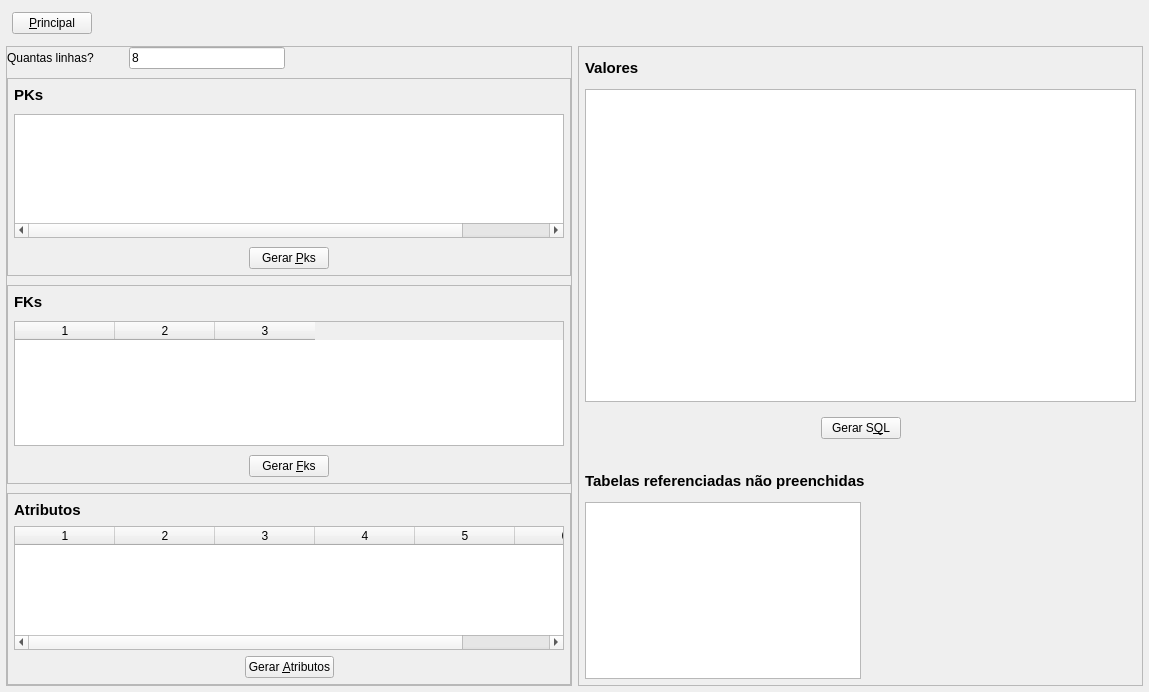
<?xml version="1.0" encoding="UTF-8"?>
<ui version="4.0">
 <class>TableInsertGenerator</class>
 <widget class="QMainWindow" name="TableInsertGenerator">
  <property name="geometry">
   <rect>
    <x>0</x>
    <y>0</y>
    <width>1149</width>
    <height>692</height>
   </rect>
  </property>
  <property name="windowTitle">
   <string>Gerador de 'insert'</string>
  </property>
  <property name="windowIcon">
   <iconset resource="../../resources/capemisa.qrc">
    <normaloff>:/capemisa_pequeno.png</normaloff>:/capemisa_pequeno.png</iconset>
  </property>
  <widget class="QWidget" name="centralwidget">
   <layout class="QVBoxLayout" name="verticalLayout_5">
    <property name="leftMargin">
     <number>6</number>
    </property>
    <property name="topMargin">
     <number>6</number>
    </property>
    <property name="rightMargin">
     <number>6</number>
    </property>
    <property name="bottomMargin">
     <number>6</number>
    </property>
    <item>
     <widget class="QFrame" name="fraMain">
      <property name="frameShape">
       <enum>QFrame::NoFrame</enum>
      </property>
      <property name="frameShadow">
       <enum>QFrame::Raised</enum>
      </property>
      <layout class="QHBoxLayout" name="horizontalLayout_9">
       <property name="leftMargin">
        <number>6</number>
       </property>
       <property name="topMargin">
        <number>6</number>
       </property>
       <property name="rightMargin">
        <number>6</number>
       </property>
       <property name="bottomMargin">
        <number>6</number>
       </property>
       <item>
        <widget class="QPushButton" name="btnMain">
         <property name="text">
          <string>&amp;Principal</string>
         </property>
        </widget>
       </item>
       <item>
        <spacer name="horizontalSpacer_13">
         <property name="orientation">
          <enum>Qt::Horizontal</enum>
         </property>
         <property name="sizeHint" stdset="0">
          <size>
           <width>1036</width>
           <height>20</height>
          </size>
         </property>
        </spacer>
       </item>
      </layout>
     </widget>
    </item>
    <item>
     <layout class="QHBoxLayout" name="horizontalLayout_3">
      <item>
       <widget class="QFrame" name="fraDefinitons">
        <property name="frameShape">
         <enum>QFrame::StyledPanel</enum>
        </property>
        <property name="frameShadow">
         <enum>QFrame::Raised</enum>
        </property>
        <layout class="QVBoxLayout" name="verticalLayout_4">
         <property name="spacing">
          <number>9</number>
         </property>
         <property name="leftMargin">
          <number>0</number>
         </property>
         <property name="topMargin">
          <number>0</number>
         </property>
         <property name="rightMargin">
          <number>0</number>
         </property>
         <property name="bottomMargin">
          <number>0</number>
         </property>
         <item>
          <layout class="QHBoxLayout" name="horizontalLayout" stretch="10,5,30,55">
           <item>
            <widget class="QLabel" name="lblAmountOfLines">
             <property name="text">
              <string>Quantas linhas?</string>
             </property>
            </widget>
           </item>
           <item>
            <spacer name="horizontalSpacer_8">
             <property name="orientation">
              <enum>Qt::Horizontal</enum>
             </property>
             <property name="sizeHint" stdset="0">
              <size>
               <width>40</width>
               <height>20</height>
              </size>
             </property>
            </spacer>
           </item>
           <item>
            <widget class="QLineEdit" name="txtAmountOfLines">
             <property name="text">
              <string>8</string>
             </property>
             <property name="maxLength">
              <number>2</number>
             </property>
            </widget>
           </item>
           <item>
            <spacer name="horizontalSpacer_3">
             <property name="orientation">
              <enum>Qt::Horizontal</enum>
             </property>
             <property name="sizeHint" stdset="0">
              <size>
               <width>40</width>
               <height>20</height>
              </size>
             </property>
            </spacer>
           </item>
          </layout>
         </item>
         <item>
          <widget class="QFrame" name="fraPks">
           <property name="frameShape">
            <enum>QFrame::StyledPanel</enum>
           </property>
           <property name="frameShadow">
            <enum>QFrame::Raised</enum>
           </property>
           <layout class="QVBoxLayout" name="verticalLayout" stretch="10,75,15">
            <property name="spacing">
             <number>9</number>
            </property>
            <property name="leftMargin">
             <number>6</number>
            </property>
            <property name="topMargin">
             <number>6</number>
            </property>
            <property name="rightMargin">
             <number>6</number>
            </property>
            <property name="bottomMargin">
             <number>6</number>
            </property>
            <item>
             <layout class="QHBoxLayout" name="horizontalLayout_2">
              <item>
               <widget class="QLabel" name="lbPks">
                <property name="font">
                 <font>
                  <pointsize>11</pointsize>
                  <weight>75</weight>
                  <bold>true</bold>
                 </font>
                </property>
                <property name="text">
                 <string>PKs</string>
                </property>
               </widget>
              </item>
              <item>
               <spacer name="horizontalSpacer">
                <property name="orientation">
                 <enum>Qt::Horizontal</enum>
                </property>
                <property name="sizeHint" stdset="0">
                 <size>
                  <width>40</width>
                  <height>20</height>
                 </size>
                </property>
               </spacer>
              </item>
             </layout>
            </item>
            <item>
             <widget class="QTableWidget" name="tblPks">
              <property name="editTriggers">
               <set>QAbstractItemView::NoEditTriggers</set>
              </property>
              <property name="rowCount">
               <number>0</number>
              </property>
              <property name="columnCount">
               <number>6</number>
              </property>
              <attribute name="horizontalHeaderVisible">
               <bool>false</bool>
              </attribute>
              <attribute name="verticalHeaderVisible">
               <bool>false</bool>
              </attribute>
              <column/>
              <column/>
              <column/>
              <column/>
              <column/>
              <column/>
             </widget>
            </item>
            <item>
             <layout class="QHBoxLayout" name="horizontalLayout_5">
              <item>
               <spacer name="horizontalSpacer_4">
                <property name="orientation">
                 <enum>Qt::Horizontal</enum>
                </property>
                <property name="sizeHint" stdset="0">
                 <size>
                  <width>40</width>
                  <height>20</height>
                 </size>
                </property>
               </spacer>
              </item>
              <item>
               <widget class="QPushButton" name="btnGenPks">
                <property name="text">
                 <string>Gerar &amp;Pks</string>
                </property>
               </widget>
              </item>
              <item>
               <spacer name="horizontalSpacer_5">
                <property name="orientation">
                 <enum>Qt::Horizontal</enum>
                </property>
                <property name="sizeHint" stdset="0">
                 <size>
                  <width>40</width>
                  <height>20</height>
                 </size>
                </property>
               </spacer>
              </item>
             </layout>
            </item>
           </layout>
          </widget>
         </item>
         <item>
          <widget class="QFrame" name="fraFks">
           <property name="frameShape">
            <enum>QFrame::StyledPanel</enum>
           </property>
           <property name="frameShadow">
            <enum>QFrame::Raised</enum>
           </property>
           <layout class="QVBoxLayout" name="verticalLayout_2" stretch="10,75,15">
            <property name="spacing">
             <number>9</number>
            </property>
            <property name="leftMargin">
             <number>6</number>
            </property>
            <property name="topMargin">
             <number>6</number>
            </property>
            <property name="rightMargin">
             <number>6</number>
            </property>
            <property name="bottomMargin">
             <number>6</number>
            </property>
            <item>
             <layout class="QHBoxLayout" name="horizontalLayout_7">
              <item>
               <widget class="QLabel" name="lblFks">
                <property name="font">
                 <font>
                  <pointsize>11</pointsize>
                  <weight>75</weight>
                  <bold>true</bold>
                 </font>
                </property>
                <property name="text">
                 <string>FKs</string>
                </property>
               </widget>
              </item>
              <item>
               <spacer name="horizontalSpacer_10">
                <property name="orientation">
                 <enum>Qt::Horizontal</enum>
                </property>
                <property name="sizeHint" stdset="0">
                 <size>
                  <width>40</width>
                  <height>20</height>
                 </size>
                </property>
               </spacer>
              </item>
             </layout>
            </item>
            <item>
             <widget class="QTableWidget" name="tblFks">
              <property name="columnCount">
               <number>3</number>
              </property>
              <attribute name="verticalHeaderVisible">
               <bool>false</bool>
              </attribute>
              <column/>
              <column/>
              <column/>
             </widget>
            </item>
            <item>
             <layout class="QHBoxLayout" name="horizontalLayout_8">
              <item>
               <spacer name="horizontalSpacer_11">
                <property name="orientation">
                 <enum>Qt::Horizontal</enum>
                </property>
                <property name="sizeHint" stdset="0">
                 <size>
                  <width>40</width>
                  <height>20</height>
                 </size>
                </property>
               </spacer>
              </item>
              <item>
               <widget class="QPushButton" name="btnGenFks">
                <property name="text">
                 <string>Gerar &amp;Fks</string>
                </property>
               </widget>
              </item>
              <item>
               <spacer name="horizontalSpacer_12">
                <property name="orientation">
                 <enum>Qt::Horizontal</enum>
                </property>
                <property name="sizeHint" stdset="0">
                 <size>
                  <width>40</width>
                  <height>20</height>
                 </size>
                </property>
               </spacer>
              </item>
             </layout>
            </item>
           </layout>
          </widget>
         </item>
         <item>
          <widget class="QFrame" name="fraAttrs">
           <property name="frameShape">
            <enum>QFrame::StyledPanel</enum>
           </property>
           <property name="frameShadow">
            <enum>QFrame::Raised</enum>
           </property>
           <layout class="QVBoxLayout" name="verticalLayout_6" stretch="1,8,1">
            <property name="leftMargin">
             <number>6</number>
            </property>
            <property name="topMargin">
             <number>6</number>
            </property>
            <property name="rightMargin">
             <number>6</number>
            </property>
            <property name="bottomMargin">
             <number>6</number>
            </property>
            <item>
             <layout class="QHBoxLayout" name="horizontalLayout_12">
              <item>
               <widget class="QLabel" name="lblAttrs">
                <property name="font">
                 <font>
                  <pointsize>11</pointsize>
                  <weight>75</weight>
                  <bold>true</bold>
                 </font>
                </property>
                <property name="text">
                 <string>Atributos</string>
                </property>
               </widget>
              </item>
              <item>
               <spacer name="horizontalSpacer_16">
                <property name="orientation">
                 <enum>Qt::Horizontal</enum>
                </property>
                <property name="sizeHint" stdset="0">
                 <size>
                  <width>40</width>
                  <height>20</height>
                 </size>
                </property>
               </spacer>
              </item>
             </layout>
            </item>
            <item>
             <widget class="QTableWidget" name="tblAttrs">
              <property name="columnCount">
               <number>6</number>
              </property>
              <attribute name="verticalHeaderVisible">
               <bool>false</bool>
              </attribute>
              <column/>
              <column/>
              <column/>
              <column/>
              <column/>
              <column/>
             </widget>
            </item>
            <item>
             <layout class="QHBoxLayout" name="horizontalLayout_13">
              <item>
               <spacer name="horizontalSpacer_17">
                <property name="orientation">
                 <enum>Qt::Horizontal</enum>
                </property>
                <property name="sizeHint" stdset="0">
                 <size>
                  <width>40</width>
                  <height>20</height>
                 </size>
                </property>
               </spacer>
              </item>
              <item>
               <widget class="QPushButton" name="btnGenAttrs">
                <property name="text">
                 <string>Gerar &amp;Atributos</string>
                </property>
               </widget>
              </item>
              <item>
               <spacer name="horizontalSpacer_18">
                <property name="orientation">
                 <enum>Qt::Horizontal</enum>
                </property>
                <property name="sizeHint" stdset="0">
                 <size>
                  <width>40</width>
                  <height>20</height>
                 </size>
                </property>
               </spacer>
              </item>
             </layout>
            </item>
           </layout>
          </widget>
         </item>
        </layout>
       </widget>
      </item>
      <item>
       <widget class="QFrame" name="fraData">
        <property name="frameShape">
         <enum>QFrame::StyledPanel</enum>
        </property>
        <property name="frameShadow">
         <enum>QFrame::Raised</enum>
        </property>
        <layout class="QVBoxLayout" name="verticalLayout_3" stretch="5,53,5,2,5,30">
         <property name="leftMargin">
          <number>6</number>
         </property>
         <property name="topMargin">
          <number>6</number>
         </property>
         <property name="rightMargin">
          <number>6</number>
         </property>
         <property name="bottomMargin">
          <number>6</number>
         </property>
         <item>
          <layout class="QHBoxLayout" name="horizontalLayout_6">
           <item>
            <widget class="QLabel" name="lblValues">
             <property name="font">
              <font>
               <pointsize>11</pointsize>
               <weight>75</weight>
               <bold>true</bold>
              </font>
             </property>
             <property name="text">
              <string>Valores</string>
             </property>
            </widget>
           </item>
           <item>
            <spacer name="horizontalSpacer_9">
             <property name="orientation">
              <enum>Qt::Horizontal</enum>
             </property>
             <property name="sizeHint" stdset="0">
              <size>
               <width>40</width>
               <height>20</height>
              </size>
             </property>
            </spacer>
           </item>
          </layout>
         </item>
         <item>
          <widget class="QTableWidget" name="tblValues"/>
         </item>
         <item>
          <widget class="QFrame" name="fraBtnsValues">
           <property name="frameShape">
            <enum>QFrame::NoFrame</enum>
           </property>
           <property name="frameShadow">
            <enum>QFrame::Raised</enum>
           </property>
           <layout class="QHBoxLayout" name="horizontalLayout_4">
            <item>
             <spacer name="horizontalSpacer_2">
              <property name="orientation">
               <enum>Qt::Horizontal</enum>
              </property>
              <property name="sizeHint" stdset="0">
               <size>
                <width>40</width>
                <height>20</height>
               </size>
              </property>
             </spacer>
            </item>
            <item>
             <widget class="QPushButton" name="btnGenSql">
              <property name="text">
               <string>Gerar S&amp;QL</string>
              </property>
             </widget>
            </item>
            <item>
             <spacer name="horizontalSpacer_6">
              <property name="orientation">
               <enum>Qt::Horizontal</enum>
              </property>
              <property name="sizeHint" stdset="0">
               <size>
                <width>40</width>
                <height>20</height>
               </size>
              </property>
             </spacer>
            </item>
           </layout>
          </widget>
         </item>
         <item>
          <spacer name="verticalSpacer_2">
           <property name="orientation">
            <enum>Qt::Vertical</enum>
           </property>
           <property name="sizeHint" stdset="0">
            <size>
             <width>20</width>
             <height>40</height>
            </size>
           </property>
          </spacer>
         </item>
         <item>
          <layout class="QHBoxLayout" name="horizontalLayout_11">
           <item>
            <widget class="QLabel" name="label">
             <property name="font">
              <font>
               <pointsize>11</pointsize>
               <weight>75</weight>
               <bold>true</bold>
              </font>
             </property>
             <property name="text">
              <string>Tabelas referenciadas não preenchidas</string>
             </property>
            </widget>
           </item>
           <item>
            <spacer name="horizontalSpacer_15">
             <property name="orientation">
              <enum>Qt::Horizontal</enum>
             </property>
             <property name="sizeHint" stdset="0">
              <size>
               <width>18</width>
               <height>20</height>
              </size>
             </property>
            </spacer>
           </item>
          </layout>
         </item>
         <item>
          <layout class="QHBoxLayout" name="horizontalLayout_10">
           <item>
            <widget class="QListWidget" name="lstMissingPks">
             <property name="editTriggers">
              <set>QAbstractItemView::NoEditTriggers</set>
             </property>
            </widget>
           </item>
           <item>
            <spacer name="horizontalSpacer_14">
             <property name="orientation">
              <enum>Qt::Horizontal</enum>
             </property>
             <property name="sizeHint" stdset="0">
              <size>
               <width>40</width>
               <height>20</height>
              </size>
             </property>
            </spacer>
           </item>
          </layout>
         </item>
        </layout>
       </widget>
      </item>
     </layout>
    </item>
   </layout>
  </widget>
 </widget>
 <resources>
  <include location="../../resources/capemisa.qrc"/>
 </resources>
 <connections/>
</ui>
